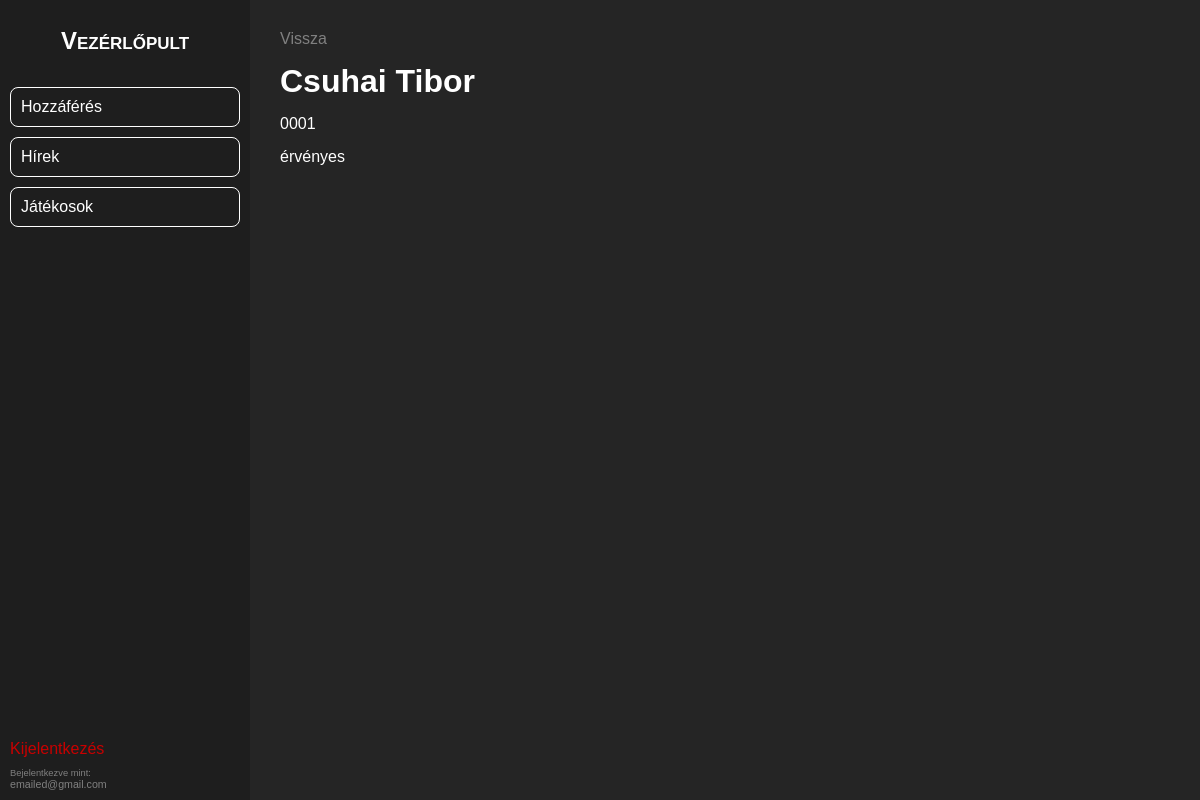
/admin/players/players_check.php?id=1 (signed in), run on the app's committed database.
### tables this page shows
CREATE TABLE IF NOT EXISTS `players_data` (
  `player_id` int NOT NULL AUTO_INCREMENT,
  `name` varchar(100) DEFAULT NULL,
  `registration_number` varchar(10) DEFAULT NULL,
  `validity_date` date DEFAULT NULL,
  `status` enum('érvényes','eltiltva','érvényletelen') DEFAULT NULL,
  `suspension_start_date` date DEFAULT NULL,
  `suspension_end_date` date DEFAULT NULL,
  `profile_pic` text NOT NULL,
  PRIMARY KEY (`player_id`)
);

### admin/players/players_check.php (the view, shortened to what this page needs)
<?php
include("../headers/header.php");
?>
<div class="players-view-container">
    <a href="./players_existing.php" class="back-btn">Vissza</a>
    <?php
    $id = $_GET["id"];
    if ($id) {
        include("../../connect.php");
        $sqlSelectPost = "SELECT * FROM players_data WHERE player_id = $id";
        $result = mysqli_query($conn, $sqlSelectPost);
        while ($data = mysqli_fetch_array($result)) {
    ?>
            <h1><?php echo  $data['name']; ?></h1>
            <p><?php echo $data['registration_number']; ?></p>
            <p><?php echo $data['status']; ?></p>
    <?php
        }
    } else {
        echo "Player Not Found";
    }
    ?>
</div>
<?php
include("../headers/footer.php");
?>

### admin/players/players_check.php (style rules this page uses)
.back-btn { color: gray; text-decoration: none; width: min-content; }
.players-view-container { display: flex; padding: 30px; background-color: #252525; flex-direction: column; gap: 15px; color: #fff; width: 100vw; }

### data on the page
players_data: name "Csuhai Tibor", registration_number "0001", status "érvényes"

### other printed values
$_SESSION["email"] "emailed@gmail.com"
